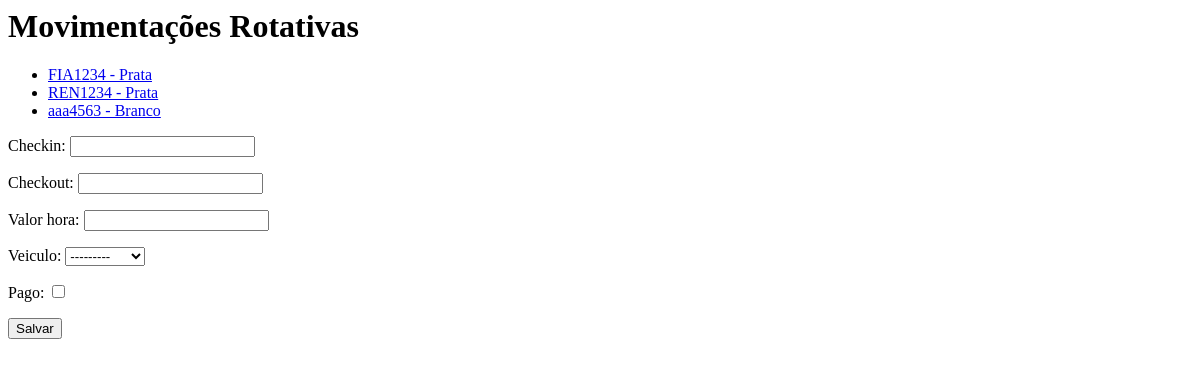
The app's page /core/mov-rot-list/, older data.
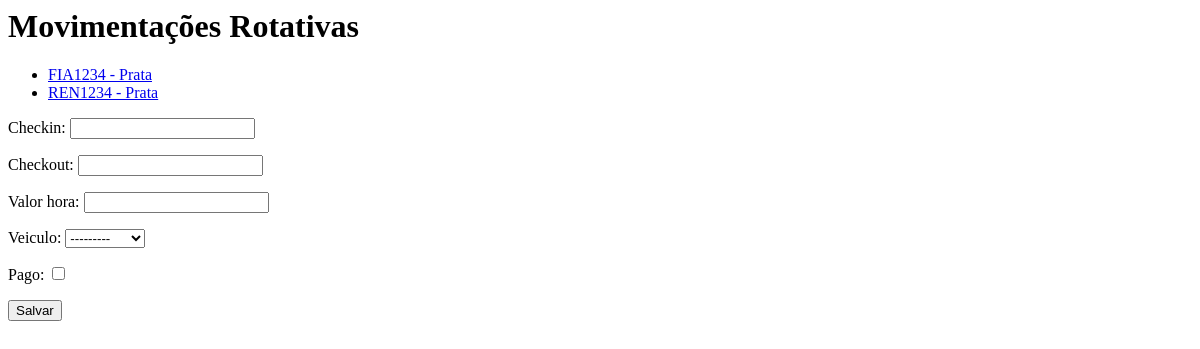
The same page, newer data.
### core/models.py (models this page shows, shortened)
class MovRotativo(models.Model):
    checkin = models.DateTimeField(auto_now=False)
    checkout = models.DateTimeField(auto_now=False, null=True, blank=True)
    valor_hora = models.DecimalField(max_digits=6, decimal_places=2)
    veiculo = models.ForeignKey(Veiculo, on_delete=models.CASCADE)
    pago = models.BooleanField(default=False)
    def __str__(self):
        return self.veiculo.placa + ' - ' + self.veiculo.cor

class Veiculo(models.Model):
    marca = models.ForeignKey(Marca, on_delete=models.CASCADE)
    placa = models.CharField(max_length=7)
    proprietario = models.ForeignKey(Pessoa, on_delete=models.CASCADE)
    cor = models.CharField(max_length=15)
    observacoes = models.TextField()
    def __str__(self):
        return self.placa

### core/views.py (the view)
def lista_movrotativos(request):
    form = MovRotativoForm()
    mov_rot = MovRotativo.objects.all()
    return render(request, 'core/lista_movrotativos.html',
        {'mov_rot': mov_rot, 'form': form})

### core/forms.py
class MovRotativoForm(ModelForm):
    class Meta:
        model = MovRotativo
        fields = '__all__'

### core/templates/core/lista_movrotativos.html (shortened to what this page needs)
<h1>Movimentações Rotativas</h1>
<ul>
{% for mov in mov_rot %}
    <li>
        <a href="{% url 'core_mov_rot_update' mov.id %}">
            {{ mov }}
        </a>
    </li>
{% endfor %}
</ul>
<form action="{% url 'core_mov_rot_add' %}" method="POST">
    {{ form.as_p }}
    <button type="submit">Salvar</button>
</form>

Row changes from the older to the newer data that the page shows:
removed MovRotativo: veiculo.cor "aaa4563 - Branco"
